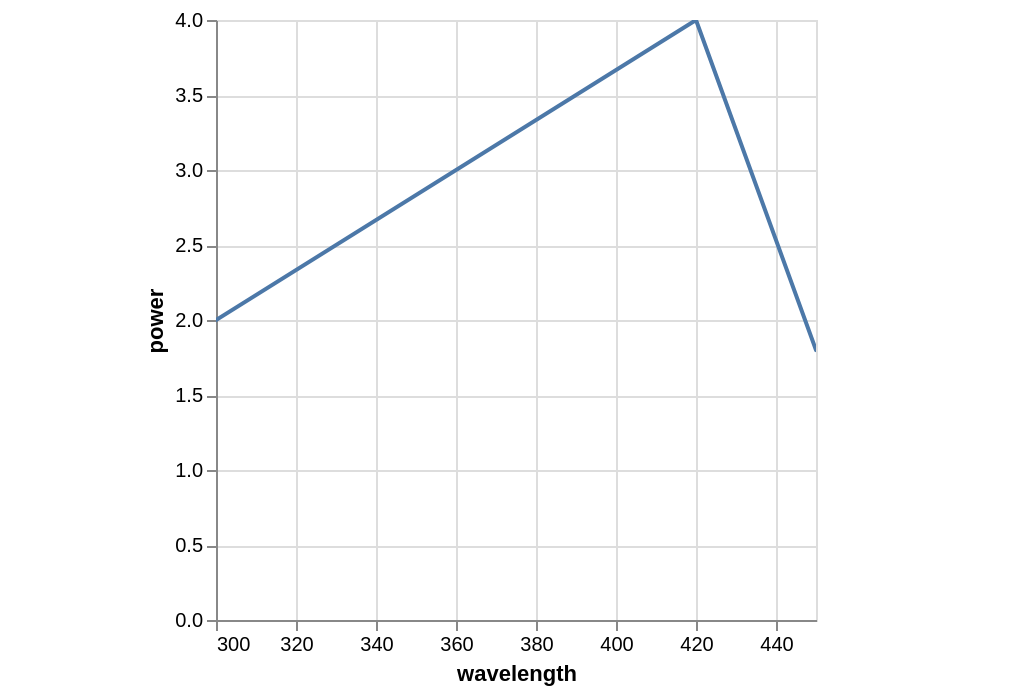

Here is the Vega-Lite specification saved for this chart:
### Vega-Lite specification from a JSON file in a GitHub repository (floating-point values rounded to 4 significant figures)
{"$schema": "https://vega.github.io/schema/vega-lite/v2.json", "data": {"values": [{"wavelength": 250, "power": 1}, {"wavelength": 300, "power": 2}, {"wavelength": 420, "power": 4}, {"wavelength": 450, "power": 1.8}, {"wavelength": 500, "power": 1.1}]}, "layer": [{"mark": {"type": "line", "clip": true}, "encoding": {"x": {"field": "wavelength", "type": "quantitative", "scale": {"domain": [300, 450]}}, "y": {"field": "power", "type": "quantitative"}}}, {"mark": {"type": "point", "filled": true, "opacity": 0}, "encoding": {"x": {"field": "wavelength", "type": "quantitative", "scale": {"domain": [300, 450]}}, "y": {"field": "power", "type": "quantitative"}}}]}
